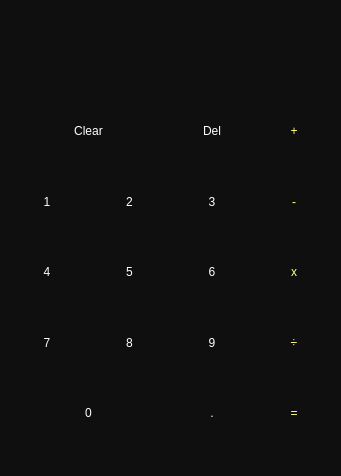
<?xml version="1.0" encoding="UTF-8"?>
<ui version="4.0">
 <class>MainWindow</class>
 <widget class="QMainWindow" name="MainWindow">
  <property name="geometry">
   <rect>
    <x>0</x>
    <y>0</y>
    <width>341</width>
    <height>476</height>
   </rect>
  </property>
  <property name="windowTitle">
   <string>Calculator</string>
  </property>
  <property name="windowIcon">
   <iconset>
    <normaloff>../../Downloads/mathematics-operation-addition-manic-math-multiplication-and-division-flashcard-math-games-mathematics.jpg</normaloff>../../Downloads/mathematics-operation-addition-manic-math-multiplication-and-division-flashcard-math-games-mathematics.jpg</iconset>
  </property>
  <property name="styleSheet">
   <string notr="true">background-color: rgb(15, 15, 15);</string>
  </property>
  <widget class="QWidget" name="centralwidget">
   <layout class="QGridLayout" name="gridLayout_2">
    <item row="0" column="0">
     <layout class="QGridLayout" name="gridLayout">
      <item row="3" column="1">
       <widget class="QPushButton" name="push_5">
        <property name="sizePolicy">
         <sizepolicy hsizetype="MinimumExpanding" vsizetype="Preferred">
          <horstretch>50</horstretch>
          <verstretch>10</verstretch>
         </sizepolicy>
        </property>
        <property name="styleSheet">
         <string notr="true">QPushButton{
font: 75 20pt &quot;MS Shell Dlg 2&quot;;
	
	color: rgb(255, 255, 255);
border-radius:30px;
}

QPushButton:hover{
background-color: rgb(52, 157, 77);
}

QPushBotton{
color: rgb(185, 185, 185);
}</string>
        </property>
        <property name="text">
         <string>5</string>
        </property>
        <property name="shortcut">
         <string>5</string>
        </property>
       </widget>
      </item>
      <item row="2" column="2">
       <widget class="QPushButton" name="push_3">
        <property name="sizePolicy">
         <sizepolicy hsizetype="MinimumExpanding" vsizetype="Preferred">
          <horstretch>50</horstretch>
          <verstretch>10</verstretch>
         </sizepolicy>
        </property>
        <property name="styleSheet">
         <string notr="true">QPushButton{
font: 75 20pt &quot;MS Shell Dlg 2&quot;;
	
	color: rgb(255, 255, 255);
border-radius:30px;
}

QPushButton:hover{
background-color: rgb(52, 157, 77);
}

QPushBotton{
color: rgb(185, 185, 185);
}</string>
        </property>
        <property name="text">
         <string>3</string>
        </property>
        <property name="shortcut">
         <string>3</string>
        </property>
       </widget>
      </item>
      <item row="5" column="3">
       <widget class="QPushButton" name="push_equal">
        <property name="sizePolicy">
         <sizepolicy hsizetype="MinimumExpanding" vsizetype="Preferred">
          <horstretch>50</horstretch>
          <verstretch>10</verstretch>
         </sizepolicy>
        </property>
        <property name="styleSheet">
         <string notr="true">QPushButton{
font: 75 36pt &quot;MS Shell Dlg 2&quot;;
	color: rgb(255, 255, 127);
border-radius:30px;
}

QPushButton:hover{
color: rgb(255, 255, 255);
	background-color: rgb(230, 230, 0);
}

QPushBotton{
color: rgb(232, 77, 0);
}</string>
        </property>
        <property name="text">
         <string>=</string>
        </property>
        <property name="shortcut">
         <string>=</string>
        </property>
       </widget>
      </item>
      <item row="1" column="0" colspan="2">
       <widget class="QPushButton" name="push_clear">
        <property name="sizePolicy">
         <sizepolicy hsizetype="MinimumExpanding" vsizetype="Preferred">
          <horstretch>50</horstretch>
          <verstretch>10</verstretch>
         </sizepolicy>
        </property>
        <property name="styleSheet">
         <string notr="true">QPushButton{
font: 75 20pt &quot;MS Shell Dlg 2&quot;;
	
	
	color: rgb(255, 255, 255);
border-radius:30px;
}

QPushButton:hover{
background-color: rgb(185, 0, 0);
}

QPushBotton:pressed{

	
	color: rgb(27, 0, 0);
}</string>
        </property>
        <property name="text">
         <string>Clear</string>
        </property>
        <property name="shortcut">
         <string/>
        </property>
       </widget>
      </item>
      <item row="2" column="3">
       <widget class="QPushButton" name="push_min">
        <property name="sizePolicy">
         <sizepolicy hsizetype="MinimumExpanding" vsizetype="Preferred">
          <horstretch>50</horstretch>
          <verstretch>10</verstretch>
         </sizepolicy>
        </property>
        <property name="styleSheet">
         <string notr="true">QPushButton{
font: 75 36pt &quot;MS Shell Dlg 2&quot;;
	color: rgb(255, 255, 127);
border-radius:30px;
}

QPushButton:hover{
color: rgb(255, 255, 255);
	background-color: rgb(230, 230, 0);
}

QPushBotton{
color: rgb(232, 77, 0);
}</string>
        </property>
        <property name="text">
         <string>-</string>
        </property>
        <property name="shortcut">
         <string>-</string>
        </property>
       </widget>
      </item>
      <item row="1" column="2">
       <widget class="QPushButton" name="push_del">
        <property name="sizePolicy">
         <sizepolicy hsizetype="MinimumExpanding" vsizetype="Preferred">
          <horstretch>50</horstretch>
          <verstretch>10</verstretch>
         </sizepolicy>
        </property>
        <property name="styleSheet">
         <string notr="true">QPushButton{
font: 75 20pt &quot;MS Shell Dlg 2&quot;;
	
	
	color: rgb(255, 255, 255);
border-radius:30px;
}

QPushButton:hover{
background-color: rgb(185, 0, 0);
}

QPushBotton:pressed{

	
	color: rgb(27, 0, 0);
}</string>
        </property>
        <property name="text">
         <string>Del</string>
        </property>
        <property name="shortcut">
         <string>Backspace</string>
        </property>
       </widget>
      </item>
      <item row="5" column="2">
       <widget class="QPushButton" name="push_point">
        <property name="sizePolicy">
         <sizepolicy hsizetype="MinimumExpanding" vsizetype="Preferred">
          <horstretch>50</horstretch>
          <verstretch>10</verstretch>
         </sizepolicy>
        </property>
        <property name="styleSheet">
         <string notr="true">QPushButton{
font: 75 20pt &quot;MS Shell Dlg 2&quot;;
	
	color: rgb(255, 255, 255);
border-radius:30px;
}

QPushButton:hover{
background-color: rgb(52, 157, 77);
}

QPushBotton{
color: rgb(185, 185, 185);
}</string>
        </property>
        <property name="text">
         <string>.</string>
        </property>
        <property name="shortcut">
         <string>.</string>
        </property>
       </widget>
      </item>
      <item row="2" column="0">
       <widget class="QPushButton" name="push_1">
        <property name="sizePolicy">
         <sizepolicy hsizetype="MinimumExpanding" vsizetype="Preferred">
          <horstretch>50</horstretch>
          <verstretch>10</verstretch>
         </sizepolicy>
        </property>
        <property name="styleSheet">
         <string notr="true">QPushButton{
font: 75 20pt &quot;MS Shell Dlg 2&quot;;
	
	color: rgb(255, 255, 255);
border-radius:30px;
}

QPushButton:hover{
background-color: rgb(52, 157, 77);
}

QPushBotton{
color: rgb(185, 185, 185);
}</string>
        </property>
        <property name="text">
         <string>1</string>
        </property>
        <property name="shortcut">
         <string>1</string>
        </property>
       </widget>
      </item>
      <item row="2" column="1">
       <widget class="QPushButton" name="push_2">
        <property name="sizePolicy">
         <sizepolicy hsizetype="MinimumExpanding" vsizetype="Preferred">
          <horstretch>50</horstretch>
          <verstretch>10</verstretch>
         </sizepolicy>
        </property>
        <property name="styleSheet">
         <string notr="true">QPushButton{
font: 75 20pt &quot;MS Shell Dlg 2&quot;;
	
	color: rgb(255, 255, 255);
border-radius:30px;
}

QPushButton:hover{
background-color: rgb(52, 157, 77);
}

QPushBotton:pressed{
color: rgb(185, 185, 185);
}</string>
        </property>
        <property name="text">
         <string>2</string>
        </property>
        <property name="shortcut">
         <string>2</string>
        </property>
       </widget>
      </item>
      <item row="3" column="3">
       <widget class="QPushButton" name="push_mult">
        <property name="sizePolicy">
         <sizepolicy hsizetype="MinimumExpanding" vsizetype="Preferred">
          <horstretch>50</horstretch>
          <verstretch>10</verstretch>
         </sizepolicy>
        </property>
        <property name="styleSheet">
         <string notr="true">QPushButton{
font: 75 36pt &quot;MS Shell Dlg 2&quot;;
	color: rgb(255, 255, 127);
border-radius:30px;
}

QPushButton:hover{
color: rgb(255, 255, 255);
	background-color: rgb(230, 230, 0);
}

QPushBotton{
color: rgb(232, 77, 0);
}</string>
        </property>
        <property name="text">
         <string>x</string>
        </property>
        <property name="shortcut">
         <string>*</string>
        </property>
       </widget>
      </item>
      <item row="4" column="2">
       <widget class="QPushButton" name="push_9">
        <property name="sizePolicy">
         <sizepolicy hsizetype="MinimumExpanding" vsizetype="Preferred">
          <horstretch>50</horstretch>
          <verstretch>10</verstretch>
         </sizepolicy>
        </property>
        <property name="styleSheet">
         <string notr="true">QPushButton{
font: 75 20pt &quot;MS Shell Dlg 2&quot;;
	
	color: rgb(255, 255, 255);
border-radius:30px;
}

QPushButton:hover{
background-color: rgb(52, 157, 77);
}

QPushBotton{
color: rgb(185, 185, 185);
}</string>
        </property>
        <property name="text">
         <string>9</string>
        </property>
        <property name="shortcut">
         <string>9</string>
        </property>
       </widget>
      </item>
      <item row="4" column="1">
       <widget class="QPushButton" name="push_8">
        <property name="sizePolicy">
         <sizepolicy hsizetype="MinimumExpanding" vsizetype="Preferred">
          <horstretch>50</horstretch>
          <verstretch>10</verstretch>
         </sizepolicy>
        </property>
        <property name="styleSheet">
         <string notr="true">QPushButton{
font: 75 20pt &quot;MS Shell Dlg 2&quot;;
	
	color: rgb(255, 255, 255);
border-radius:30px;
}

QPushButton:hover{
background-color: rgb(52, 157, 77);
}

QPushBotton{
color: rgb(185, 185, 185);
}</string>
        </property>
        <property name="text">
         <string>8</string>
        </property>
        <property name="shortcut">
         <string>8</string>
        </property>
       </widget>
      </item>
      <item row="3" column="0">
       <widget class="QPushButton" name="push_4">
        <property name="sizePolicy">
         <sizepolicy hsizetype="MinimumExpanding" vsizetype="Preferred">
          <horstretch>50</horstretch>
          <verstretch>10</verstretch>
         </sizepolicy>
        </property>
        <property name="styleSheet">
         <string notr="true">QPushButton{
font: 75 20pt &quot;MS Shell Dlg 2&quot;;
	
	color: rgb(255, 255, 255);
border-radius:30px;
}

QPushButton:hover{
background-color: rgb(52, 157, 77);
}

QPushBotton{
color: rgb(185, 185, 185);
}</string>
        </property>
        <property name="text">
         <string>4</string>
        </property>
        <property name="shortcut">
         <string>4</string>
        </property>
       </widget>
      </item>
      <item row="5" column="0" colspan="2">
       <widget class="QPushButton" name="push_zero">
        <property name="sizePolicy">
         <sizepolicy hsizetype="MinimumExpanding" vsizetype="Preferred">
          <horstretch>50</horstretch>
          <verstretch>10</verstretch>
         </sizepolicy>
        </property>
        <property name="styleSheet">
         <string notr="true">QPushButton{
font: 75 20pt &quot;MS Shell Dlg 2&quot;;
	
	color: rgb(255, 255, 255);
border-radius:30px;
}

QPushButton:hover{
background-color: rgb(52, 157, 77);
}

QPushBotton{
color: rgb(185, 185, 185);
}</string>
        </property>
        <property name="text">
         <string>0</string>
        </property>
        <property name="shortcut">
         <string>0</string>
        </property>
       </widget>
      </item>
      <item row="3" column="2">
       <widget class="QPushButton" name="push_6">
        <property name="sizePolicy">
         <sizepolicy hsizetype="MinimumExpanding" vsizetype="Preferred">
          <horstretch>50</horstretch>
          <verstretch>10</verstretch>
         </sizepolicy>
        </property>
        <property name="styleSheet">
         <string notr="true">QPushButton{
font: 75 20pt &quot;MS Shell Dlg 2&quot;;
	
	color: rgb(255, 255, 255);
border-radius:30px;
}

QPushButton:hover{
background-color: rgb(52, 157, 77);
}

QPushBotton{
color: rgb(185, 185, 185);
}</string>
        </property>
        <property name="text">
         <string>6</string>
        </property>
        <property name="shortcut">
         <string>6</string>
        </property>
       </widget>
      </item>
      <item row="4" column="3">
       <widget class="QPushButton" name="push_div">
        <property name="sizePolicy">
         <sizepolicy hsizetype="MinimumExpanding" vsizetype="Preferred">
          <horstretch>50</horstretch>
          <verstretch>10</verstretch>
         </sizepolicy>
        </property>
        <property name="styleSheet">
         <string notr="true">QPushButton{
font: 75 36pt &quot;MS Shell Dlg 2&quot;;
	color: rgb(255, 255, 127);
border-radius:30px;
}

QPushButton:hover{
color: rgb(255, 255, 255);
	background-color: rgb(230, 230, 0);
}

QPushBotton{
color: rgb(232, 77, 0);
}</string>
        </property>
        <property name="text">
         <string>÷</string>
        </property>
        <property name="shortcut">
         <string>/</string>
        </property>
       </widget>
      </item>
      <item row="1" column="3">
       <widget class="QPushButton" name="push_plus">
        <property name="sizePolicy">
         <sizepolicy hsizetype="MinimumExpanding" vsizetype="Preferred">
          <horstretch>50</horstretch>
          <verstretch>10</verstretch>
         </sizepolicy>
        </property>
        <property name="styleSheet">
         <string notr="true">QPushButton{
font: 75 36pt &quot;MS Shell Dlg 2&quot;;
	color: rgb(255, 255, 127);
border-radius:30px;
}

QPushButton:hover{
color: rgb(255, 255, 255);
	background-color: rgb(230, 230, 0);
}

QPushBotton:pressed{
color: rgb(232, 77, 0);
}</string>
        </property>
        <property name="text">
         <string>+</string>
        </property>
        <property name="shortcut">
         <string>+</string>
        </property>
       </widget>
      </item>
      <item row="4" column="0">
       <widget class="QPushButton" name="push_7">
        <property name="sizePolicy">
         <sizepolicy hsizetype="MinimumExpanding" vsizetype="Preferred">
          <horstretch>50</horstretch>
          <verstretch>10</verstretch>
         </sizepolicy>
        </property>
        <property name="styleSheet">
         <string notr="true">QPushButton{
font: 75 20pt &quot;MS Shell Dlg 2&quot;;
	
	color: rgb(255, 255, 255);
border-radius:30px;
}

QPushButton:hover{
background-color: rgb(52, 157, 77);
}

QPushBotton{
color: rgb(185, 185, 185);
}</string>
        </property>
        <property name="text">
         <string>7</string>
        </property>
        <property name="shortcut">
         <string>7</string>
        </property>
       </widget>
      </item>
      <item row="0" column="0" colspan="4">
       <widget class="QLabel" name="label">
        <property name="sizePolicy">
         <sizepolicy hsizetype="MinimumExpanding" vsizetype="Preferred">
          <horstretch>50</horstretch>
          <verstretch>13</verstretch>
         </sizepolicy>
        </property>
        <property name="styleSheet">
         <string notr="true">font: 75 36pt &quot;MS Shell Dlg 2&quot;;

color: rgb(255, 255, 255);</string>
        </property>
        <property name="text">
         <string/>
        </property>
        <property name="alignment">
         <set>Qt::AlignRight|Qt::AlignTrailing|Qt::AlignVCenter</set>
        </property>
       </widget>
      </item>
     </layout>
    </item>
   </layout>
  </widget>
  <widget class="QMenuBar" name="menubar">
   <property name="geometry">
    <rect>
     <x>0</x>
     <y>0</y>
     <width>341</width>
     <height>21</height>
    </rect>
   </property>
  </widget>
  <widget class="QStatusBar" name="statusbar"/>
 </widget>
 <resources/>
 <connections/>
</ui>
